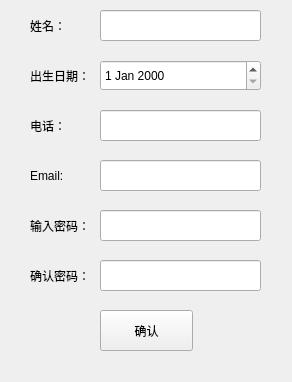
<?xml version="1.0" encoding="UTF-8"?>
<ui version="4.0">
 <class>Register</class>
 <widget class="QMainWindow" name="Register">
  <property name="geometry">
   <rect>
    <x>0</x>
    <y>0</y>
    <width>292</width>
    <height>382</height>
   </rect>
  </property>
  <property name="windowTitle">
   <string>MainWindow</string>
  </property>
  <widget class="QWidget" name="centralwidget">
   <widget class="QLineEdit" name="lineEdit_3">
    <property name="geometry">
     <rect>
      <x>100</x>
      <y>160</y>
      <width>161</width>
      <height>31</height>
     </rect>
    </property>
   </widget>
   <widget class="QLineEdit" name="lineEdit_2">
    <property name="geometry">
     <rect>
      <x>100</x>
      <y>110</y>
      <width>161</width>
      <height>31</height>
     </rect>
    </property>
   </widget>
   <widget class="QLabel" name="label_2">
    <property name="geometry">
     <rect>
      <x>30</x>
      <y>10</y>
      <width>45</width>
      <height>31</height>
     </rect>
    </property>
    <property name="text">
     <string>姓名：</string>
    </property>
   </widget>
   <widget class="QDateEdit" name="dateEdit">
    <property name="geometry">
     <rect>
      <x>100</x>
      <y>60</y>
      <width>161</width>
      <height>31</height>
     </rect>
    </property>
   </widget>
   <widget class="QLabel" name="label_4">
    <property name="geometry">
     <rect>
      <x>30</x>
      <y>110</y>
      <width>61</width>
      <height>31</height>
     </rect>
    </property>
    <property name="text">
     <string>电话：</string>
    </property>
   </widget>
   <widget class="QLabel" name="label_3">
    <property name="geometry">
     <rect>
      <x>30</x>
      <y>60</y>
      <width>72</width>
      <height>31</height>
     </rect>
    </property>
    <property name="text">
     <string>出生日期：</string>
    </property>
   </widget>
   <widget class="QLabel" name="label_5">
    <property name="geometry">
     <rect>
      <x>30</x>
      <y>160</y>
      <width>61</width>
      <height>31</height>
     </rect>
    </property>
    <property name="text">
     <string>Email:</string>
    </property>
   </widget>
   <widget class="QLineEdit" name="lineEdit">
    <property name="geometry">
     <rect>
      <x>100</x>
      <y>10</y>
      <width>161</width>
      <height>31</height>
     </rect>
    </property>
   </widget>
   <widget class="QLabel" name="label_6">
    <property name="geometry">
     <rect>
      <x>30</x>
      <y>210</y>
      <width>71</width>
      <height>31</height>
     </rect>
    </property>
    <property name="text">
     <string>输入密码：</string>
    </property>
   </widget>
   <widget class="QLineEdit" name="lineEdit_4">
    <property name="geometry">
     <rect>
      <x>100</x>
      <y>210</y>
      <width>161</width>
      <height>31</height>
     </rect>
    </property>
   </widget>
   <widget class="QLineEdit" name="lineEdit_5">
    <property name="geometry">
     <rect>
      <x>100</x>
      <y>260</y>
      <width>161</width>
      <height>31</height>
     </rect>
    </property>
   </widget>
   <widget class="QLabel" name="label_7">
    <property name="geometry">
     <rect>
      <x>30</x>
      <y>260</y>
      <width>71</width>
      <height>31</height>
     </rect>
    </property>
    <property name="text">
     <string>确认密码：</string>
    </property>
   </widget>
   <widget class="QPushButton" name="pushButton">
    <property name="geometry">
     <rect>
      <x>100</x>
      <y>310</y>
      <width>93</width>
      <height>41</height>
     </rect>
    </property>
    <property name="text">
     <string>确认</string>
    </property>
   </widget>
  </widget>
  <widget class="QMenuBar" name="menubar">
   <property name="geometry">
    <rect>
     <x>0</x>
     <y>0</y>
     <width>292</width>
     <height>26</height>
    </rect>
   </property>
  </widget>
 </widget>
 <resources/>
 <connections/>
</ui>
